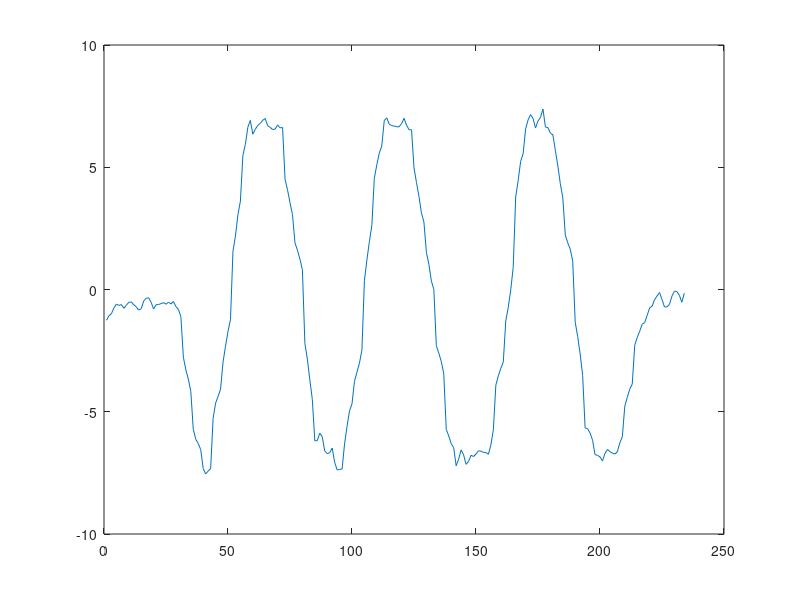
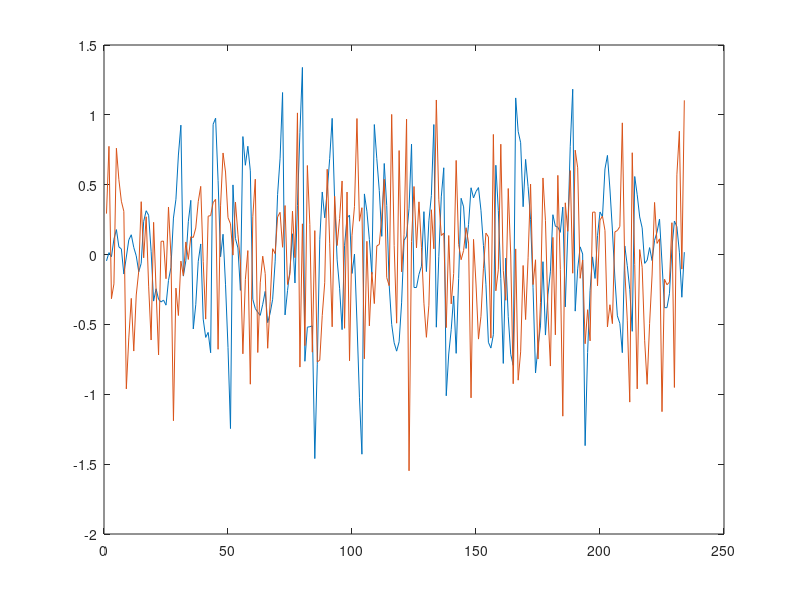
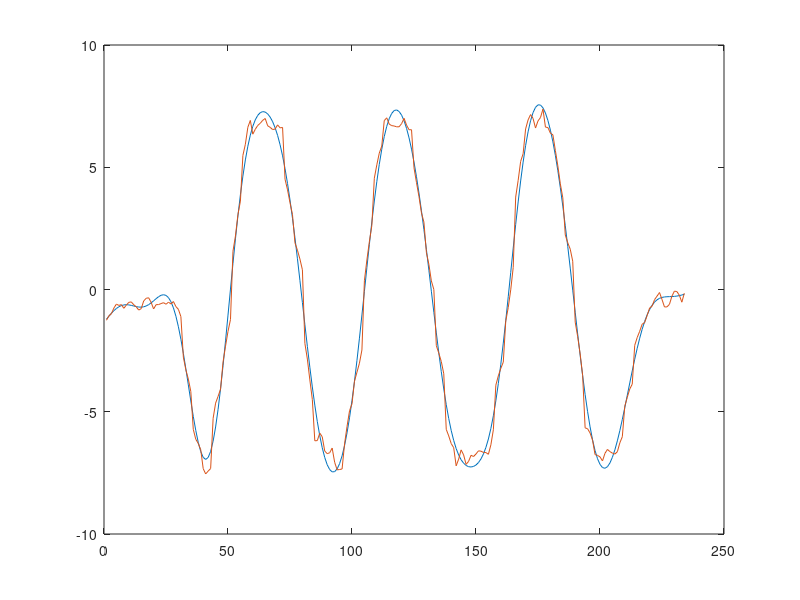

Source code (MATLAB) for these figures, in order:
clc
clear 
close all

%%
load('data_brut_bateau.mat')

data = [x, y, u, ax, ay, rot_speed_axe_Z];
legend = 'x, y, u, ax, ay, r';

dt = 1;

vx = gradient(x,dt);
vy = gradient(y,dt);

%%
figure,
plot(rot_speed_axe_Z)

t = 1:length(x);

%%
[b, a] = butter(6, 0.1, 'high'); % Filtre passe-haut

moy_bruit = zeros(1,6);
var_bruit = zeros(1,6);

for i =1:6  
    bruit = filtfilt(b, a, data(:,i));

    moy_bruit(i) = mean(bruit);
    var_bruit(i) = var(bruit);
end


%%
[b, a] = butter(6, 0.1, 'high'); % Filtre passe-haut
bruit = filtfilt(b, a, rot_speed_axe_Z);

% Moyenne et variance
moyenne_bruit = mean(bruit);
variance_bruit = var(bruit);

% Simulation du bruit
bruit_simule = sqrt(variance_bruit) * randn(1, length(t)) + moyenne_bruit;

% Densité spectrale de puissance
% [Pxx, f] = pwelch(bruit, [], [], [], Fs);
% plot(f, 10*log10(Pxx));
% title('Spectre de puissance du bruit');
% xlabel('Fréquence (Hz)');
% ylabel('Puissance (dB)');

figure,
plot(t,bruit,t,bruit_simule)

%%

% Paramètres
Fs = 1; % Fréquence d'échantillonnage (en Hz)
Fc = 0.05;   % Fréquence de coupure (en Hz)

% Conception du filtre Butterworth
[b, a] = butter(6, Fc/(Fs/2), 'low'); % 6 est l'ordre du filtre

% Filtrage du signal
ax_filtre = filtfilt(b, a, rot_speed_axe_Z);

figure,
plot(t,ax_filtre)
hold on 
plot(t,rot_speed_axe_Z)
